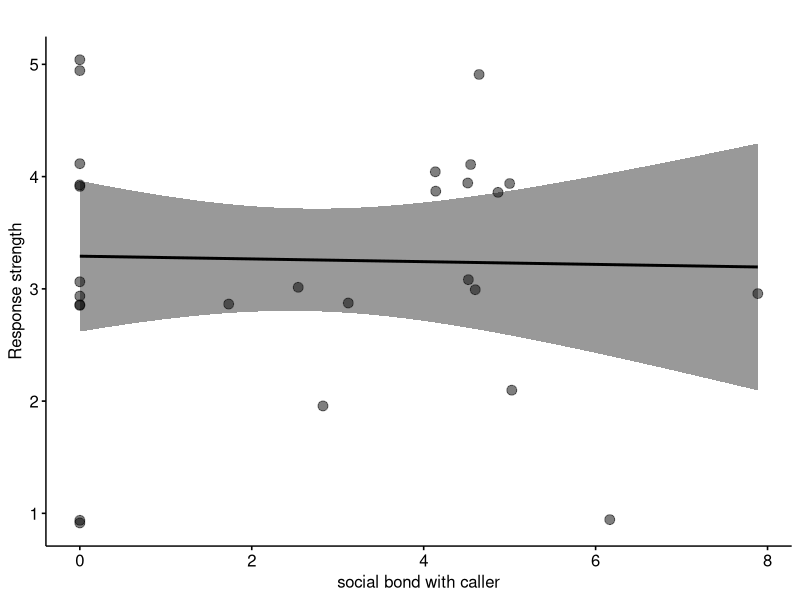
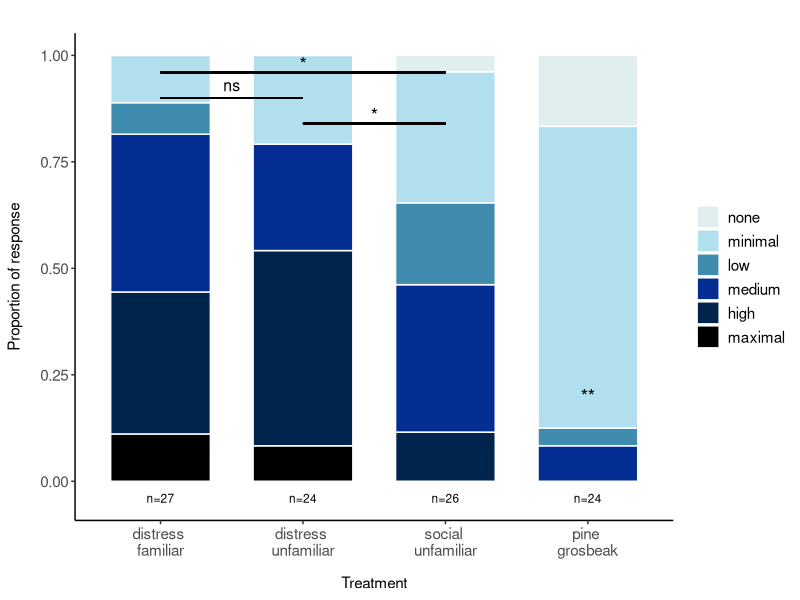
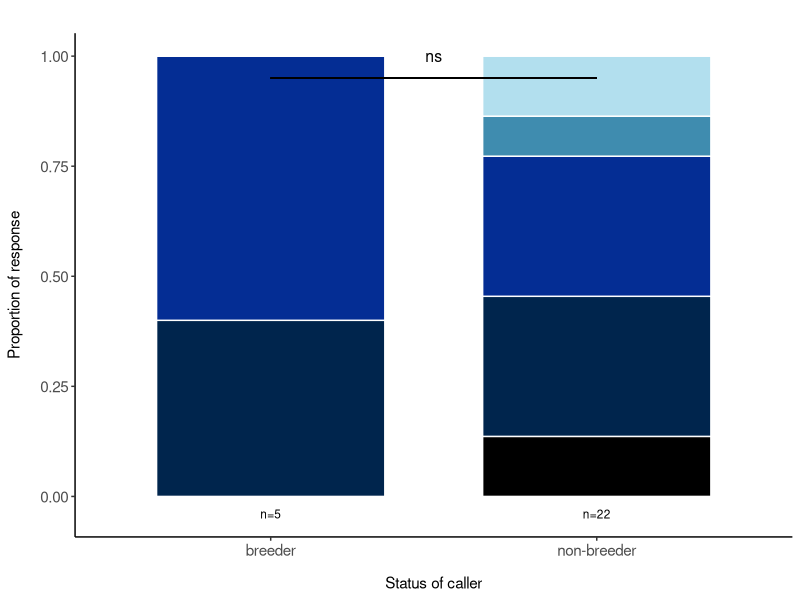

Source code (R) for these figures, in order: (Note: this script raises an error after producing the figures.)
rm(list=ls())

# load packages:
library(ggpubr) # for correlation plots
library(ordinal) # for CLMM
library(emmeans) # for CLMM comparisons

# load data:
mydata <- read.csv("mydata.csv", sep = ";") 

# Sample size per each treatment
nE <- length(which(mydata$treatment=="distress familiar")) # 27
nC <- length(which(mydata$treatment=="distress unfamiliar")) # 24
nP <- length(which(mydata$treatment=="pine grosbeak")) # 24
nS <- length(which(mydata$treatment=="social unfamiliar")) # 26

#------------------------------------------------------------------------------
# --- for Main text -------
#------------------------------------------------------------------------------

#------- Figure 3: 
# Response strength to a distress call in relation to social bond 

mydata$OBS_PerchDurPerEv_SQ <- sqrt(mydata$OBS_PerchDurPerEv) # take squareroot to improve distribution

ggscatter(mydata[which(mydata$treatment=="distress familiar"),], x = "OBS_PerchDurPerEv_SQ", y = "category", add = "reg.line",
          title = "",
          conf.int = TRUE, cor.method = "spearman", # spearman for one continuoes and one ordinal variable
          # cor.coef = TRUE,
          xlab = "social bond with caller", ylab = "Response strength",
          point = "FALSE") +
  geom_jitter(height = 0.15, width = 0, alpha=0.5, size=3)

###################
#- Cumulative link mixed models:
mydata$category <- as.factor(mydata$category)
mydata$target.ID <- as.factor(mydata$target.ID)

modelD <- clmm(category ~ treatment + (1|target.ID), data = mydata) # category = 0-4 "response strength", treatment = playback-type

summary(modelD) # individual effects: tests null hypothesis that each coefficient is equal to zero

(pairwise <- emmeans(modelD, pairwise~treatment)) # to see differences for each pair of treatment: comparing the EMMs of the treatment levels against each other

emmeansTab <- as.data.frame(pairwise$contrasts)[,-4]

#------- Table 1: 
# Tukey's pairwise comparisons of the output of CLMM
(emmeansTab[,c(2:5)] <- round(emmeansTab[,c(2:5)], digits=3))


###################
# to prepare plot:
newdf <- matrix(ncol=4,nrow=6) # empty table for percentages
colnames(newdf) <- c("distress familiar","distress unfamiliar","social unfamiliar","pine grosbeak") # treatments
rownames(newdf) <- c(5,4,3,2,1,0) # categories

for (i in 1:ncol(newdf)){
  tmp_name <- colnames(newdf)[i]
  tmp_data <- mydata[which(mydata$treatment==tmp_name),]
  tmp_length <- length(which(!is.na(tmp_data$category)))
  for (j in 1:nrow(newdf)){
    tmp_cat <- as.integer(rownames(newdf)[j])
    tmp_count <- length(which(tmp_data$category==tmp_cat))
    newdf[j,i] <- tmp_count/tmp_length
  }
}

newdf <- as.data.frame(newdf)
newdf$category <- rownames(newdf)
newdf_long <- reshape2::melt(newdf) # to re-format
names(newdf_long) <- c("category","treatment", "value")
newdf_long$category <- as.factor(newdf_long$category)

#------- Figure 2 a): 
# Response of focal individuals, measured in ordinal categories # different playback treatments
ggplot(newdf_long, aes(x = treatment, y = value, fill = category)) +
  geom_bar(stat = "identity", position = "fill", color = "white", width = 0.7) +
  scale_fill_manual(values = rev(c("black","#00254d","#042d94","#3f8caf","lightblue2","azure2")),
                    labels = c("none", "minimal", "low", "medium", "high", "maximal")) +
  labs(x = "Treatment", y = "Proportion of response", title = "") +
  scale_x_discrete(labels = c("distress \nfamiliar", "distress \nunfamiliar", "social \nunfamiliar", "pine \ngrosbeak")) +
  theme_classic()+
  theme(legend.position = "right",
        axis.text.x = element_text(size = 11), 
        axis.text.y = element_text(size = 11),
        axis.title.x = element_text(margin = margin(t = 12)),
        axis.title.y = element_text(margin = margin(r = 12)),
        legend.text = element_text(size = 11)) + 
  guides(fill = guide_legend(title = NULL)) +
  annotate("text", x = 1.5, y = 0.93, label = "ns", size = 4, color = "black") + # distress unfamiliar - distress familiar # ns, p=0.9995
  geom_segment(aes(x = 1, y = 0.9, xend = 2, yend = 0.9)) +
  annotate("text", x = 2.5, y = 0.86, label = "*", size = 4.8, color = "black") + # distress unfamiliar - social unfamiliar # p = 0.0103
  geom_segment(aes(x = 2, y = 0.84, xend = 3, yend = 0.84)) +
  annotate("text", x = 2, y = 0.98, label = "*", size = 4.8, color = "black") + # distress familiar - social unfamiliar # p = 0.0091
  geom_segment(aes(x = 1, y = 0.96, xend = 3, yend = 0.96)) +
  annotate("text", x = 4, y = 0.2, label = "**", size = 4.8, color = "black") + # pine grosbeak to all others p = <0.005
  annotate("text", x = 1, y = -0.04, label = "n=27", size = 3, color = "black") +
  annotate("text", x = 2, y = -0.04, label = "n=24", size = 3, color = "black")+
  annotate("text", x = 3, y = -0.04, label = "n=26", size = 3, color = "black")+
  annotate("text", x = 4, y = -0.04, label = "n=24", size = 3, color = "black")


###################
### compare status: breeder vs. non-breeder
# to prepare plot:
newB <- matrix(ncol=2,nrow=6) # empty table for percentages
colnames(newB) <- c("breeder","non-breeder") # breeding status
rownames(newB) <- c(5,4,3,2,1,0) # categories

br <- mydata[which(mydata$treatment=="distress familiar"&mydata$status_caller=="breeder"),]
nbr <- mydata[which(mydata$treatment=="distress familiar"&mydata$status_caller=="non-breeder"),]

for (j in 1:nrow(newB)){
  tmp_cat <- as.integer(rownames(newB)[j])
  br_count <- length(which(br$category==tmp_cat))
  newB[j,1] <- br_count/nrow(br)
  nbr_count <- length(which(nbr$category==tmp_cat))
  newB[j,2] <- nbr_count/nrow(nbr)
}

newB_long <- reshape2::melt(newB) # re-format
names(newB_long) <- c("category","status", "value")
newB_long$category <- as.factor(newB_long$category)

#------- Figure 2 b)
# Response of focal individuals, measured in ordinal categories # breeder vs non-breeder
ggplot(newB_long, aes(x = status, y = value, fill = category)) +
  geom_bar(stat = "identity", position = "fill", color = "white", width = 0.7) +
  scale_fill_manual(values = rev(c("black","#00254d","#042d94","#3f8caf","lightblue2","azure2"))) +
  labs(x = "Status of caller", y = "Proportion of response", title = "") +
  scale_x_discrete(labels = c("breeder","non-breeder")) +
  theme_classic()+
  theme(legend.position = "none", 
    axis.text.x = element_text(size = 11), 
    axis.text.y = element_text(size = 11),
    axis.title.x = element_text(margin = margin(t = 12)),
    axis.title.y = element_text(margin = margin(r = 12)),)+
  geom_segment(aes(x = 1, y = 0.95, xend = 2, yend = 0.95))+
  annotate("text", x = 1.5, y = 1, label = "ns", size = 4, color = "black")+
  annotate("text", x = 1, y = -0.04, label = "n=5", size = 3, color = "black")+
  annotate("text", x = 2, y = -0.04, label = "n=22", size = 3, color = "black")

###################
# Mann-Whitney U Test for different status
# re-shape table again:
newBCount <- newB
for (j in 1:nrow(newBCount)){
  tmp_cat <- as.integer(rownames(newBCount)[j])
  br_count <- length(which(br$category==tmp_cat))
  newBCount[j,1] <- br_count
  nbr_count <- length(which(nbr$category==tmp_cat))
  newBCount[j,2] <- nbr_count
}

# Create the breeder and non-breeder vectors
newBCount<- as.data.frame(newBCount)
breeder <- rep(5:0, times = newBCount$breeder)
non_breeder <- rep(5:0, times = newBCount$`non-breeder`)

# Perform the Mann-Whitney U Test:
(test_result <- wilcox.test(breeder, non_breeder)) # W = 56.5, p-value = 0.9478








#------------------------------------------------------------------------------------------
#-------  Supplemental material: -----
#------------------------------------------------------------------------------------------

#- PCA on helping behaviors only ------
library(psych) # for PCA

# remove NA: (only one NA for reaction_duration, this behavior is only used for PCA)
mydataN <- mydata[-which(is.na(mydata[,"reaction_duration"])),]

# scale dataset: formula of 'scale': xscaled = (xoriginal – mean(x)) / sd
subsetJayS <- scale(mydataN[,5:9])

# scree plot:
scree(subsetJayS) # suggested: take 2 factors

#---------- Table S.1:
# Principle component analysis on helping behaviours
(myPCA <- psych::principal(subsetJayS, nfactors = 2, rotate = "none", scores = T)) 

# label components:
colnames(myPCA$scores)[1] <- 'helping'
colnames(myPCA$scores)[2] <- 'other'
mydataN <- cbind(mydataN,myPCA$scores) 

#---------- Figure S.1:
# Helping behaviour shown for different treatments
box <- boxplot(helping~treatment, data=mydataN, ylab = "PC1: helping", main=NA,
               names=c("distress \nunfamiliar","distress \nfamiliar","pine \ngrosbeak","social \nunfamiliar"),
               frame = FALSE, 
               col = c("#E69F00", "firebrick2", "#999999", "#56B4E9"))
stripchart(helping~treatment, data=mydataN, method = "jitter", vertical=T, add=T, pch=16, cex=0.8)

#- ANOVA for treatments (after PCA)------
mydataN$treatment <- as.factor(mydataN$treatment)

ano <- aov(helping ~ treatment, data = mydataN) # ANOVA

#---------- Table S.2:
# Tukey test for ANOVA of PC1 
tukey <- TukeyHSD(ano) 
(round(tukey$treatment, digits=3))

#---------- Figure S.2:
# Correlation of social bond vs PC1
ggscatter(mydataN[which(mydataN$treatment=="distress familiar"),], x = "OBS_PerchDurPerEv_SQ", y = "helping", add = "reg.line",
          title = "",
          conf.int = TRUE, cor.method = "spearman", # spearman for one continuoes and one ordinal variable
          # cor.coef = TRUE,
          xlab = "social bond with caller", ylab = "PC1: helping")
